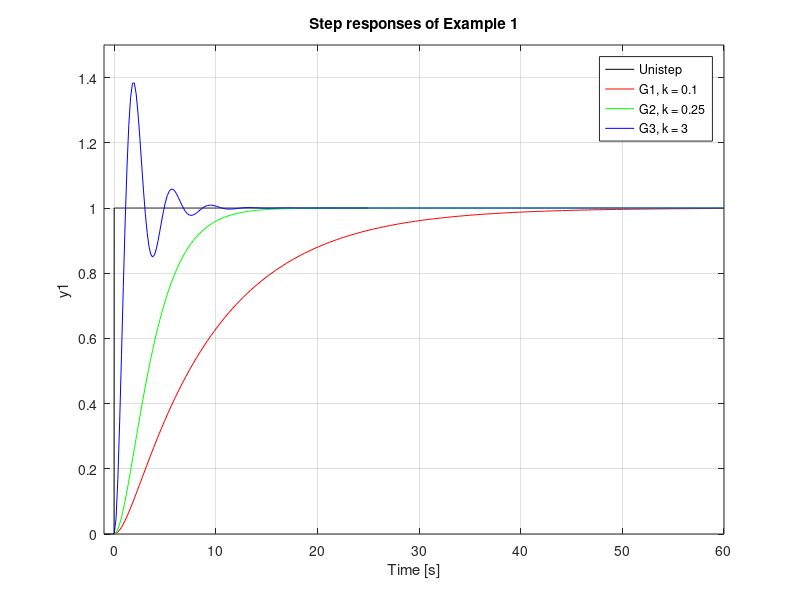
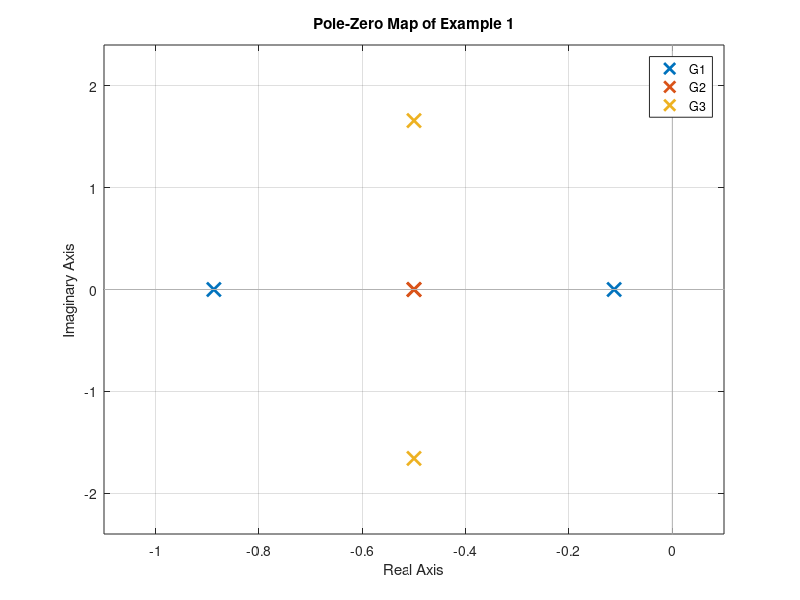
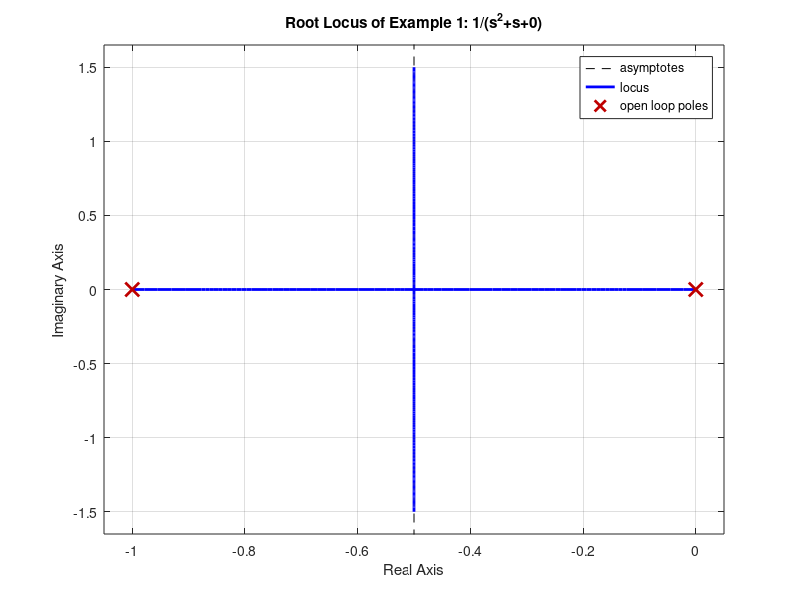
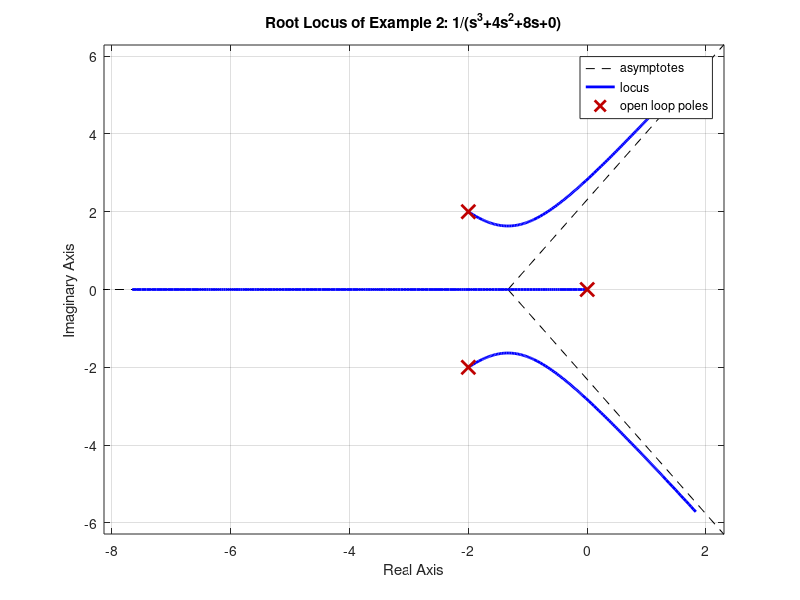

These figures' MATLAB source, in order:
% Control Theory
% 15/05/2020
% Nico Antonelli

% --- Roots: Geometric Locus, More Poles ---


% Example 1: With two Poles:
% TF_open   = k/(s(s+1))   = k/(s^2+s+0)
% TF_closed = k/(s(s+1)+k) = k/(s^2+s+k)

% Characteristic ecuation
% s^2 + s + k  = 0, test with k = [0.1, 0.25, 3]

% G1 Definition
k = 0.1;
num = [k];
den = [1, 1, k];
G1 = tf(num, den);

% G2 Definition
k = 0.25;
num = [k];
den = [1, 1, k];
G2 = tf(num, den);

% G3 Definition
k = 3;
num = [k];
den = [1, 1, k];
G3 = tf(num, den);

hold on;
t = -1:0.01:25;
unistep = t>=0;
plot(t, unistep, '-k');
step(G1, '-r', G2, '-g', G3, '-b');

xlim([-1, 60]);
ylim([0, 1.5]);
title('Step responses of Example 1');
legend('Unistep', 'G1, k = 0.1', 'G2, k = 0.25', 'G3, k = 3')
hold off;

figure(2);
pzmap(G1, G2, G3);
title('Pole-Zero Map of Example 1');
legend('G1', 'G2', 'G3')

% Roots: Geometric Locus
% Parameter: TF_open with k = 1
figure(3);
num = [1];
den = [1, 1, 0];
TF_open = tf(num, den);
rlocus(TF_open);
title('Root Locus of Example 1: 1/(s^2+s+0)');


% Example 2: With 3 Poles (only RLocus):
% TF_open_new: k/(s^3+4s^2+8s+0), k = 1
figure(4);
num = [1];
den = [1, 4, 8, 0];
TF_open_new = tf(num, den);
rlocus(TF_open_new);
title('Root Locus of Example 2: 1/(s^3+4s^2+8s+0)');
